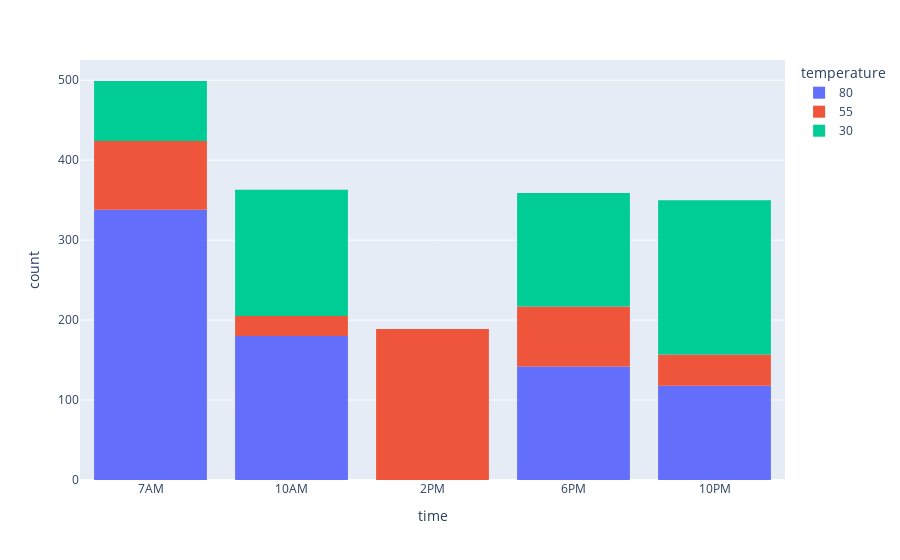

The code cell stored with this chart in its notebook:
### Code cell
#Temperature and time review for carry out coupon redeemers
px.histogram(DataCarryOutCoupons.query('Y==1'), x='time', category_orders=dict(time=["7AM", "10AM", "2PM", "6PM", "10PM"]), color='temperature')

### Figure 1 — Plotly figure (JSON) as saved in the notebook; plotly's stock layout.template omitted (floating-point values rounded to 4 significant figures; data arrays with more than 128 entries replaced by an {"elided": "..."} marker saying what was removed)
{"data": [{"alignmentgroup": "True", "bingroup": "x", "hovertemplate": "temperature=80<br>time=%{x}<br>count=%{y}<extra></extra>", "legendgroup": "80", "marker": {"color": "#636efa", "pattern": {"shape": ""}}, "name": "80", "offsetgroup": "80", "orientation": "v", "showlegend": true, "type": "histogram", "x": {"elided": "778 str values"}, "xaxis": "x", "yaxis": "y"}, {"alignmentgroup": "True", "bingroup": "x", "hovertemplate": "temperature=55<br>time=%{x}<br>count=%{y}<extra></extra>", "legendgroup": "55", "marker": {"color": "#EF553B", "pattern": {"shape": ""}}, "name": "55", "offsetgroup": "55", "orientation": "v", "showlegend": true, "type": "histogram", "x": {"elided": "414 str values"}, "xaxis": "x", "yaxis": "y"}, {"alignmentgroup": "True", "bingroup": "x", "hovertemplate": "temperature=30<br>time=%{x}<br>count=%{y}<extra></extra>", "legendgroup": "30", "marker": {"color": "#00cc96", "pattern": {"shape": ""}}, "name": "30", "offsetgroup": "30", "orientation": "v", "showlegend": true, "type": "histogram", "x": {"elided": "568 str values"}, "xaxis": "x", "yaxis": "y"}], "layout": {"autosize": true, "barmode": "relative", "legend": {"title": {"text": "temperature"}, "tracegroupgap": 0}, "margin": {"t": 60}, "xaxis": {"anchor": "y", "autorange": true, "categoryarray": ["7AM", "10AM", "2PM", "6PM", "10PM"], "categoryorder": "array", "domain": [0, 1], "range": [-0.5, 4.5], "title": {"text": "time"}, "type": "category"}, "yaxis": {"anchor": "x", "autorange": true, "domain": [0, 1], "range": [0, 525.3], "title": {"text": "count"}}}}
